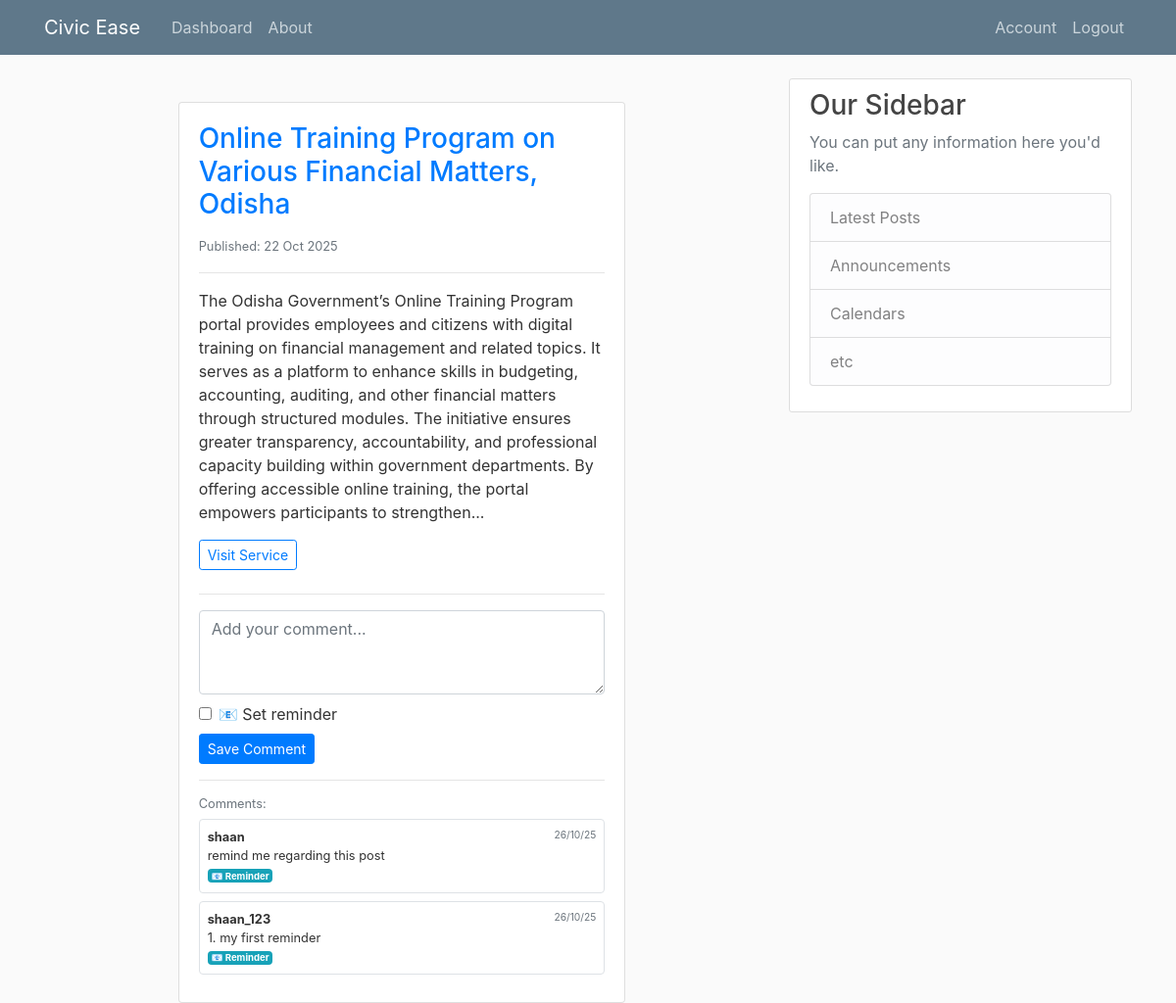
The app's page /post/1 (signed in) with its own data.
### flaskblog/models.py (models this page shows, shortened)
class Post(db.Model):
    __tablename__ = 'post'
    id = db.Column(db.Integer, primary_key=True)
    title = db.Column(db.String(100), nullable=False)
    rss_category_id = db.Column(db.Integer, nullable=True)
    rss_category_name = db.Column(db.String(120), nullable=True)
    rss_link = db.Column(db.String(300), nullable=True)
    rss_description = db.Column(db.Text, nullable=True)
    rss_pubDate = db.Column(db.DateTime, nullable=True)
    reviews = db.relationship('Review', back_populates='post')

class Review(db.Model):
    __tablename__ = 'review'
    id = db.Column(db.Integer, primary_key=True)
    date_posted = db.Column(db.DateTime, nullable=False, default=datetime.utcnow)
    content = db.Column(db.Text, nullable=False)
    user_id = db.Column(db.Integer, db.ForeignKey('user.id'), nullable=False)
    post_id = db.Column(db.Integer, db.ForeignKey('post.id'), nullable=False)
    reminder_enabled = db.Column(db.Boolean, nullable=False, default=False)
    reminder_datetime = db.Column(db.DateTime, nullable=True)
    reminder_sent = db.Column(db.Boolean, nullable=False, default=False)
    post = db.relationship('Post', back_populates='reviews')
    user = db.relationship('User', back_populates='reviews')

class User(db.Model, UserMixin):
    __tablename__ = 'user'
    id = db.Column(db.Integer, primary_key=True)
    username = db.Column(db.String(20), unique=True, nullable=False)
    email = db.Column(db.String(120), unique=True, nullable=False)
    image_file = db.Column(db.String(20), nullable=False, default='default.jpg')
    password = db.Column(db.String(60), nullable=False)
    reviews = db.relationship('Review', back_populates='user')

### flaskblog/routes.py (the view)
@app.route("/post/<int:post_id>")
@login_required
def post_detail(post_id):
    post = Post.query.get_or_404(post_id)
    return render_template('post.html', post=post)

### flaskblog/models.py (called while the page is built)
@login_manager.user_loader
def load_user(user_id):
    return User.query.get(int(user_id))

### flaskblog/templates/post.html (shortened to what this page needs)
{% extends "layout.html" %}
{% block content %}
<div class="container mt-4">
    <div class="row">
        <div class="col-md-8 offset-md-2">
            <div class="card">
                <div class="card-body">
                    <h3 class="card-title text-primary">{{ post.title }}</h3>
                    {% if post.rss_pubDate %}
                        <small class="text-muted">
                             Published: {{ post.rss_pubDate.strftime('%d %b %Y') }}
                        </small>
                    {% endif %}
                    <hr>
                    <p class="card-text">{{ post.rss_description }}</p>
                    {% if post.rss_link %}
                        <a href="{{ post.rss_link }}" target="_blank" class="btn btn-outline-primary btn-sm mb-2">
                             Visit Service
                        </a>
                    {% endif %}
                    <hr>
                    {% if current_user.is_authenticated %}
                        <form method="POST" action="{{ url_for('add_comment') }}">
                            <div class="mb-2">
                                <textarea class="form-control" name="comment" rows="3" placeholder="Add your comment..."></textarea>
                            </div>
                            <div class="form-check mb-2">
                                <input class="form-check-input" type="checkbox" name="reminder_enabled" id="reminder_{{ post.id }}" value="1">
                                <label class="form-check-label" for="reminder_{{ post.id }}">📧 Set reminder</label>
                            </div>
                            <button type="submit" class="btn btn-primary btn-sm">Save Comment</button>
                        </form>
                    {% else %}
                        <small class="text-muted">
                            <a href="{{ url_for('login') }}">Login</a> to add comments and set reminders
                        </small>
                    {% endif %}
                    <hr>
                    {% if post.reviews %}
                        <div class="comments-section">
                            <h6 class="small text-muted mb-2">Comments:</h6>
                            {% for review in post.reviews %}
                                <div class="small mb-2 p-2 bg-white rounded border">
                                    <div class="d-flex justify-content-between">
                                        <strong>{{ review.user.username }}</strong>
                                        <small class="text-muted">{{ review.date_posted.strftime('%d/%m/%y') }}</small>
                                    </div>
                                    <div>{{ review.content }}</div>
                                    {% if review.reminder_enabled %}
                                        <span class="badge badge-info badge-sm">📧 Reminder</span>
                                    {% endif %}
                                </div>
                            {% endfor %}
                        </div>
                    {% endif %}
                </div>
            </div>
        </div>
    </div>
</div>
{% endblock content %}

### flaskblog/static/main.css (style rules this page uses)
body { background: #fafafa; color: #333333; margin-top: 5rem; }
h1, h2, h3, h4, h5, h6 { color: #444444; }

### records on screen
Post: title "Online Training Program on Various Financial Matters, Odisha", rss_pubDate "22 Oct 2025", rss_description "The Odisha Government’s Online Training Program portal provides employees and citizens with digital training on financial management and related topics. It serves as a platform to enhance skills in budgeting, accounting, auditing, and other financial matters through structured modules. The initiative ensures greater transparency, accountability, and professional capacity building within government departments. By offering accessible online training, the portal empowers participants to strengthen..."
Review: user.username "shaan", date_posted "26/10/25", content "remind me regarding this post", reminder_enabled "📧 Reminder"
Review: user.username "shaan_123", date_posted "26/10/25", content "1. my first reminder", reminder_enabled "📧 Reminder"
